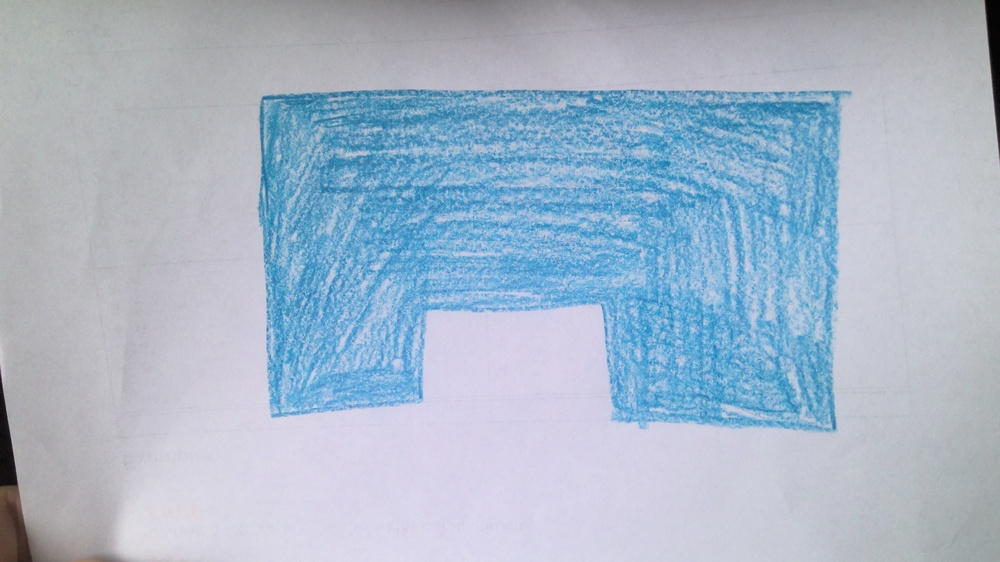
#> input picture Zieldetection/Zielprobe.jpg, 1000 x 562 px, shrunk from 3264 x 1836 before the run, given in place of the camera
$ python scikit5MoreRectangles.py
#> lines starting #> are read from the running program, lines starting #| are printed output that depends on the picture; after the words box and inside, x2 and y2 are one past the last pixel; in counts of white or black regions, pixels touching at a corner belong together
#zeichnet die intersectionpunkte auf, aber kein Rechteck

import cv2
import numpy as np
from skimage.transform import hough_line, hough_line_peaks

def find_intersection(line1, line2):
    x1, y1, x2, y2 = line1
    x3, y3, x4, y4 = line2

    # Calculate slopes (m) and intercepts (c) of the lines
    m1 = (y2 - y1) / (x2 - x1) if (x2 - x1) != 0 else float('inf')
    c1 = y1 - m1 * x1
    m2 = (y4 - y3) / (x4 - x3) if (x4 - x3) != 0 else float('inf')
    c2 = y3 - m2 * x3

    # Check if the lines are parallel
    if m1 == m2:
        return None

    # Calculate intersection point
    if m1 == float('inf'):
        x = x1
        y = m2 * x + c2
    elif m2 == float('inf'):
        x = x3
        y = m1 * x + c1
    else:
        x = (c2 - c1) / (m1 - m2)
        y = m1 * x + c1

    # Check if intersection point is within line segments
    if (x1 <= x <= x2 or x2 <= x <= x1) and (y1 <= y <= y2 or y2 <= y <= y1) \
            and (x3 <= x <= x4 or x4 <= x <= x3) and (y3 <= y <= y4 or y4 <= y <= y3):
        return (int(x), int(y))
    else:
        return None


# Load the video capture device (i.e., the webcam)
cap = cv2.VideoCapture(0)
while True:
    # Capture a frame from the webcam
    ret, frame = cap.read()
#> frame is the input picture: shape (562, 1000, 3); mean B, G, R 201.1, 183, 166.4
    if not ret:
        break

    # Convert the frame to grayscale
    gray = cv2.cvtColor(frame, cv2.COLOR_BGR2GRAY)
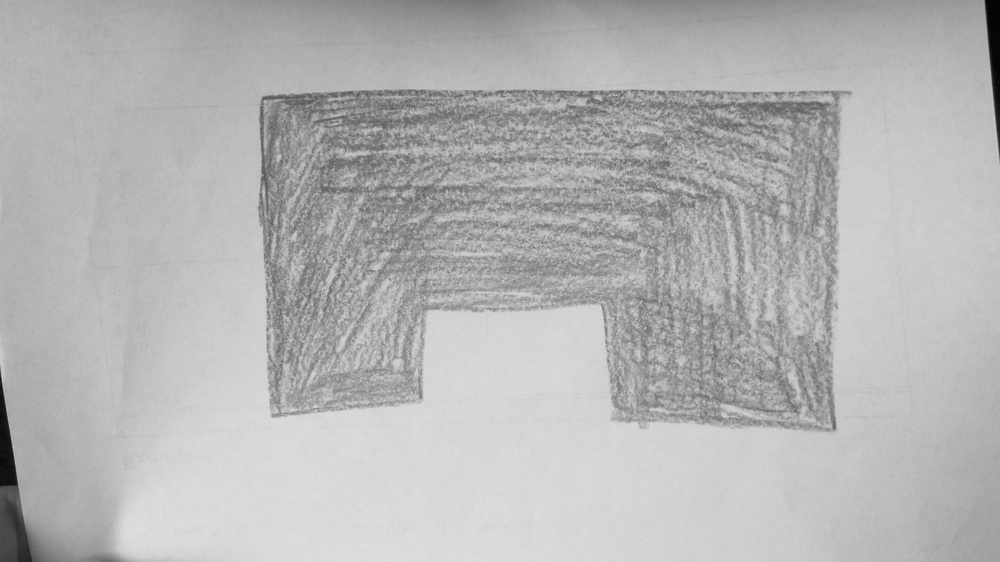
#> gray: shape (562, 1000); min 3, max 224, mean 180.1

    # Perform edge detection using Canny
    edges = cv2.Canny(gray, 50, 150, apertureSize=3)
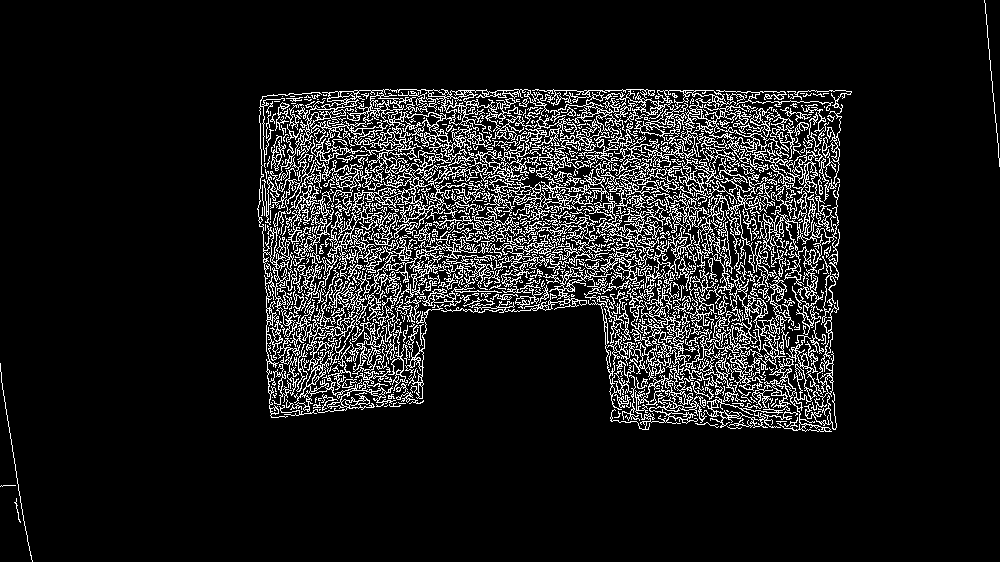
#> edges: shape (562, 1000); 10.7% white in thin lines or dots
    cv2.imshow("canny", edges)

    # Perform Hough line detection
    h, theta, d = hough_line(edges)
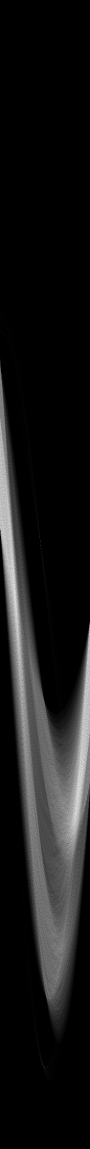
#> h: shape (2297, 180) uint64 (shown at 1/2 size); min 0, max 274, mean 26.1; drawn with min black and max white
#> theta = 180 values from -1.57 to 1.55; d = 2297 values from -1148 to 1148

    # Find peaks in Hough transform
    peaks = hough_line_peaks(h, theta, d, min_distance=100)
#> peaks = ([274, 273, 262, 257, 257, 251, 180, 171, 165, 159, 156, 148, 147], [-1.57, -0.785, 1.08, 0.785, -1.12, 1.55, 0.785, -0.454, -0.0349, 0.506, -0.0175, 0.0349, -0.244], [-90, 243, 481, 499, -8, 232, 687, 499, 255, 750, 672, 825, 228])

    # Extract lines from peaks
    lines = []
    for _, angle, dist in zip(*peaks):
        a = np.cos(angle)
        b = np.sin(angle)
        x0 = a * dist
        y0 = b * dist
        x1 = int(x0 + 1000 * (-b))
        y1 = int(y0 + 1000 * (a))
        x2 = int(x0 - 1000 * (-b))
        y2 = int(y0 - 1000 * (a))
        lines.append((x1, y1, x2, y2))
#> this loop made 13 passes
#> (angle, dist, a, b, x0, y0, x1, y1) on passes 1 to 12: (-1.57, -90, 6.12e-17, -1, -5.51e-15, 90, 1000, 90), (-0.785, 243, 0.707, -0.707, 171.8, -171.8, 878, 535), (1.08, 481, 0.469, 0.883, 225.8, 424.7, -657, 894), (0.785, 499, 0.707, 0.707, 352.8, 352.8, -354, 1059), (-1.12, -8, 0.438, -0.899, -3.51, 7.19, 895, 445), (1.55, 232, 0.0175, 1, 4.05, 232, -995, 249), (0.785, 687, 0.707, 0.707, 485.8, 485.8, -221, 1192), (-0.454, 499, 0.899, -0.438, 448.5, -218.7, 886, 680), (-0.0349, 255, 0.999, -0.0349, 254.8, -8.9, 289, 990), (0.506, 750, 0.875, 0.485, 656, 363.6, 171, 1238), (-0.0175, 672, 1, -0.0175, 671.9, -11.73, 689, 988), (0.0349, 825, 0.999, 0.0349, 824.5, 28.79, 789, 1028)
#> after the loop, lines = 13 items, first 6: (1000, 90, -1000, 89), (878, 535, -535, -878), (-657, 894, 1108, -44), (-354, 1059, 1059, -354), (895, 445, -902, -431), (-995, 249, 1003, 214)


    #"""Test

# Extrahiere die Eckpunkte der Rechtecke aus den Linien
    rectangles = []
    for i in range(len(lines)):
        for j in range(i + 1, len(lines)):
            x1 = lines[i][0]
            y1 = lines[i][1]
            x2 = lines[i][2]
            y2 = lines[i][3]

            x3 = lines[j][0]
            y3 = lines[j][1]
            x4 = lines[j][2]
            y4 = lines[j][3]

            area = abs((x1 - x2) * (y3 - y4)) - abs((x3 - x4) * (y1 - y2))

            # Überprüfen, ob die Linien ein Rechteck bilden
            if area < 1000:
                rectangles.append((x1, y1, x2, y2, x3, y3, x4, y4))
#> this loop made 13 passes
#> after the loop, rectangles = 18 items
        # Zeichnen Alle Rechtecke auf

    for rectangle in rectangles:

        print("Consistent!!!!!!!!!!!!!!!!!")
        #paint rectangle

        x1, y1, x2, y2, x3, y3, x4, y4 = rectangle
        cv2.line(frame, (x1, y1), (x2, y2), (0, 255, 0), 2)
        cv2.line(frame, (x2, y2), (x3, y3), (0, 255, 0), 2)
        cv2.line(frame, (x3, y3), (x4, y4), (0, 255, 0), 2)
        cv2.line(frame, (x4, y4), (x1, y1), (0, 255, 0), 2)
#> this loop made 18 passes
#> (x1, y1, x2, y2, x3, y3, x4, y4) on passes 1 to 12: (878, 535, -535, -878, -657, 894, 1108, -44), (878, 535, -535, -878, -354, 1059, 1059, -354), (878, 535, -535, -878, 895, 445, -902, -431), (878, 535, -535, -878, -995, 249, 1003, 214), (878, 535, -535, -878, -221, 1192, 1192, -221), (-657, 894, 1108, -44, 895, 445, -902, -431), (-657, 894, 1108, -44, -995, 249, 1003, 214), (-354, 1059, 1059, -354, 895, 445, -902, -431), (-354, 1059, 1059, -354, -995, 249, 1003, 214), (-354, 1059, 1059, -354, -221, 1192, 1192, -221), (895, 445, -902, -431, -995, 249, 1003, 214), (886, 680, 10, -1117, 171, 1238, 1140, -511)
#| Consistent!!!!!!!!!!!!!!!!!
#| Consistent!!!!!!!!!!!!!!!!!
#| Consistent!!!!!!!!!!!!!!!!!
#| Consistent!!!!!!!!!!!!!!!!!
#| Consistent!!!!!!!!!!!!!!!!!
#| Consistent!!!!!!!!!!!!!!!!!
#| Consistent!!!!!!!!!!!!!!!!!
#| Consistent!!!!!!!!!!!!!!!!!
#> (further printed lines are left out)
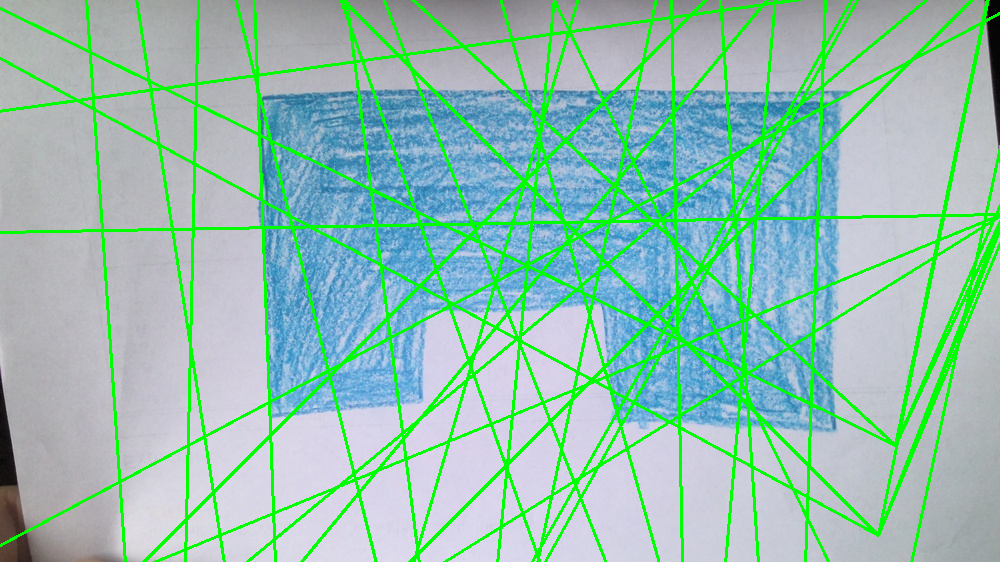
#> frame: shape (562, 1000, 3); 12.36% of pixels changed, all inside (x1, y1, x2, y2) = (0, 0, 1000, 562)
        #for i in range(0, len(rectangle), 2):
        #    cv2.line(frame, (rectangle[i], rectangle[i+1]), (rectangle[(i+2)%8], rectangle[(i+3)%8]), (0, 255, 0), 2)
    #"""
    # Find intersection points of all line pairs
    intersection_points = []
    for i, line1 in enumerate(lines):
        for line2 in lines[i+1:]:
            intersection_point = find_intersection(line1, line2)
            if intersection_point is not None:
                intersection_points.append(intersection_point)
#> this loop made 13 passes
#> line1 on passes 4 to 13: (-354, 1059, 1059, -354), (895, 445, -902, -431), (-995, 249, 1003, 214), (-221, 1192, 1192, -221), (886, 680, 10, -1117), (289, 990, 219, -1008), (171, 1238, 1140, -511), (689, 988, 654, -1011), (789, 1028, 859, -970), (463, 915, -20, -1025)

    # Convert intersection points to NumPy array
    intersection_points = np.array(intersection_points)


    # Draw intersection points
    for point in intersection_points:
        cv2.circle(frame, (point[0], point[1]), 5, (0, 0, 255), -1)
#> this loop made 69 passes
#> point on passes 1 to 12: [432, 89], [855, 89], [615, 89], [165, 89], [881, 89], [598, 89], [257, 89], [807, 89], [673, 89], [821, 89], [257, 89], [579, 236]
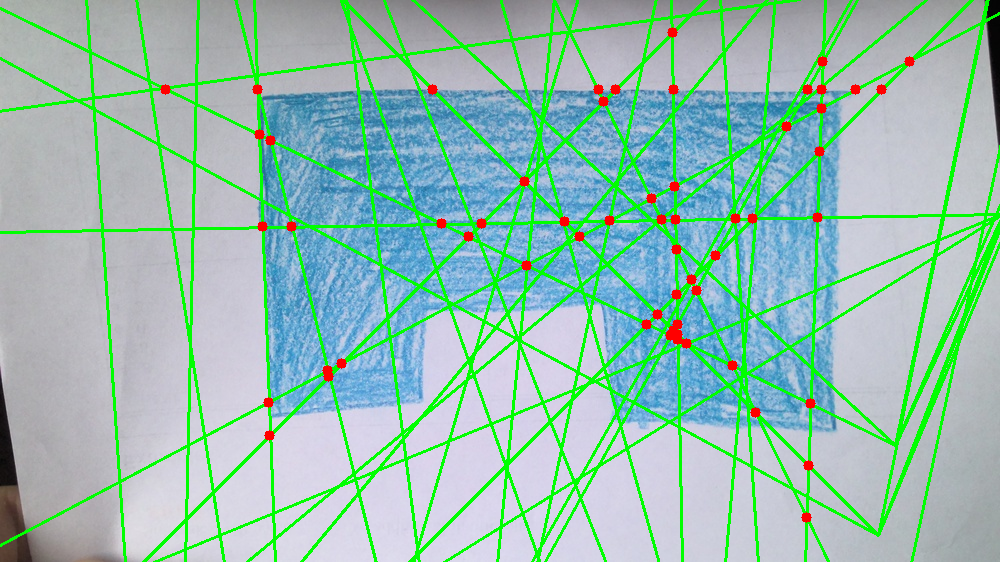
#> frame: shape (562, 1000, 3); 0.83% of pixels changed, all inside (x1, y1, x2, y2) = (160, 27, 915, 523)
    # Draw lines between each pair of intersection points
    """
    for i in range(len(intersection_points) - 1):
        cv2.line(frame, (intersection_points[i][0], intersection_points[i][1]),
                 (intersection_points[i+1][0], intersection_points[i+1][1]), (0, 255, 0), 2)
                 """


    # Display the frame
    cv2.imshow("Frame", frame)

    # Exit the loop if the user presses the 'q' key
    if cv2.waitKey(1) & 0xFF == ord('q'):
#> (key q is pressed here)
        break

# Release the video capture device and close all windows
cap.release()
cv2.destroyAllWindows()
